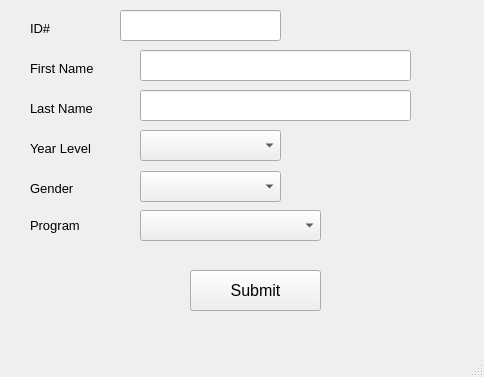
<?xml version="1.0" encoding="UTF-8"?>
<ui version="4.0">
 <class>editWindow2</class>
 <widget class="QMainWindow" name="editWindow2">
  <property name="geometry">
   <rect>
    <x>0</x>
    <y>0</y>
    <width>484</width>
    <height>377</height>
   </rect>
  </property>
  <property name="windowTitle">
   <string>Edit Student</string>
  </property>
  <widget class="QWidget" name="centralwidget">
   <widget class="QPushButton" name="submitStudent">
    <property name="geometry">
     <rect>
      <x>190</x>
      <y>270</y>
      <width>131</width>
      <height>41</height>
     </rect>
    </property>
    <property name="font">
     <font>
      <pointsize>12</pointsize>
     </font>
    </property>
    <property name="text">
     <string>Submit</string>
    </property>
   </widget>
   <widget class="QLabel" name="label_5">
    <property name="geometry">
     <rect>
      <x>30</x>
      <y>180</y>
      <width>61</width>
      <height>16</height>
     </rect>
    </property>
    <property name="font">
     <font>
      <pointsize>10</pointsize>
     </font>
    </property>
    <property name="text">
     <string>Gender</string>
    </property>
   </widget>
   <widget class="QLabel" name="label_6">
    <property name="geometry">
     <rect>
      <x>30</x>
      <y>210</y>
      <width>71</width>
      <height>31</height>
     </rect>
    </property>
    <property name="font">
     <font>
      <pointsize>10</pointsize>
     </font>
    </property>
    <property name="text">
     <string>Program</string>
    </property>
   </widget>
   <widget class="QLabel" name="label">
    <property name="geometry">
     <rect>
      <x>30</x>
      <y>20</y>
      <width>55</width>
      <height>16</height>
     </rect>
    </property>
    <property name="font">
     <font>
      <pointsize>10</pointsize>
     </font>
    </property>
    <property name="text">
     <string>ID#</string>
    </property>
   </widget>
   <widget class="QComboBox" name="ylvlNew">
    <property name="geometry">
     <rect>
      <x>140</x>
      <y>130</y>
      <width>141</width>
      <height>31</height>
     </rect>
    </property>
    <property name="font">
     <font>
      <pointsize>10</pointsize>
     </font>
    </property>
    <item>
     <property name="text">
      <string/>
     </property>
    </item>
    <item>
     <property name="text">
      <string>1</string>
     </property>
    </item>
    <item>
     <property name="text">
      <string>2</string>
     </property>
    </item>
    <item>
     <property name="text">
      <string>3</string>
     </property>
    </item>
    <item>
     <property name="text">
      <string>4</string>
     </property>
    </item>
   </widget>
   <widget class="QLabel" name="label_2">
    <property name="geometry">
     <rect>
      <x>30</x>
      <y>60</y>
      <width>81</width>
      <height>16</height>
     </rect>
    </property>
    <property name="font">
     <font>
      <pointsize>10</pointsize>
     </font>
    </property>
    <property name="text">
     <string>First Name</string>
    </property>
   </widget>
   <widget class="QLineEdit" name="idNew">
    <property name="geometry">
     <rect>
      <x>120</x>
      <y>10</y>
      <width>161</width>
      <height>31</height>
     </rect>
    </property>
    <property name="font">
     <font>
      <pointsize>10</pointsize>
     </font>
    </property>
   </widget>
   <widget class="QLabel" name="label_3">
    <property name="geometry">
     <rect>
      <x>30</x>
      <y>100</y>
      <width>81</width>
      <height>16</height>
     </rect>
    </property>
    <property name="font">
     <font>
      <pointsize>10</pointsize>
     </font>
    </property>
    <property name="text">
     <string>Last Name</string>
    </property>
   </widget>
   <widget class="QLineEdit" name="fnameNew">
    <property name="geometry">
     <rect>
      <x>140</x>
      <y>50</y>
      <width>271</width>
      <height>31</height>
     </rect>
    </property>
    <property name="font">
     <font>
      <pointsize>10</pointsize>
     </font>
    </property>
   </widget>
   <widget class="QLabel" name="label_4">
    <property name="geometry">
     <rect>
      <x>30</x>
      <y>140</y>
      <width>81</width>
      <height>16</height>
     </rect>
    </property>
    <property name="font">
     <font>
      <pointsize>10</pointsize>
     </font>
    </property>
    <property name="text">
     <string>Year Level</string>
    </property>
   </widget>
   <widget class="QComboBox" name="genderNew">
    <property name="geometry">
     <rect>
      <x>140</x>
      <y>171</y>
      <width>141</width>
      <height>31</height>
     </rect>
    </property>
    <property name="font">
     <font>
      <pointsize>10</pointsize>
     </font>
    </property>
    <item>
     <property name="text">
      <string/>
     </property>
    </item>
    <item>
     <property name="text">
      <string>Male</string>
     </property>
    </item>
    <item>
     <property name="text">
      <string>Female</string>
     </property>
    </item>
   </widget>
   <widget class="QLineEdit" name="lnameNew">
    <property name="geometry">
     <rect>
      <x>140</x>
      <y>90</y>
      <width>271</width>
      <height>31</height>
     </rect>
    </property>
    <property name="font">
     <font>
      <pointsize>10</pointsize>
     </font>
    </property>
    <property name="text">
     <string/>
    </property>
   </widget>
   <widget class="QComboBox" name="programNew">
    <property name="geometry">
     <rect>
      <x>140</x>
      <y>210</y>
      <width>181</width>
      <height>31</height>
     </rect>
    </property>
    <property name="font">
     <font>
      <pointsize>10</pointsize>
     </font>
    </property>
   </widget>
  </widget>
  <widget class="QMenuBar" name="menubar">
   <property name="geometry">
    <rect>
     <x>0</x>
     <y>0</y>
     <width>484</width>
     <height>26</height>
    </rect>
   </property>
  </widget>
  <widget class="QStatusBar" name="statusbar"/>
 </widget>
 <resources/>
 <connections/>
</ui>
